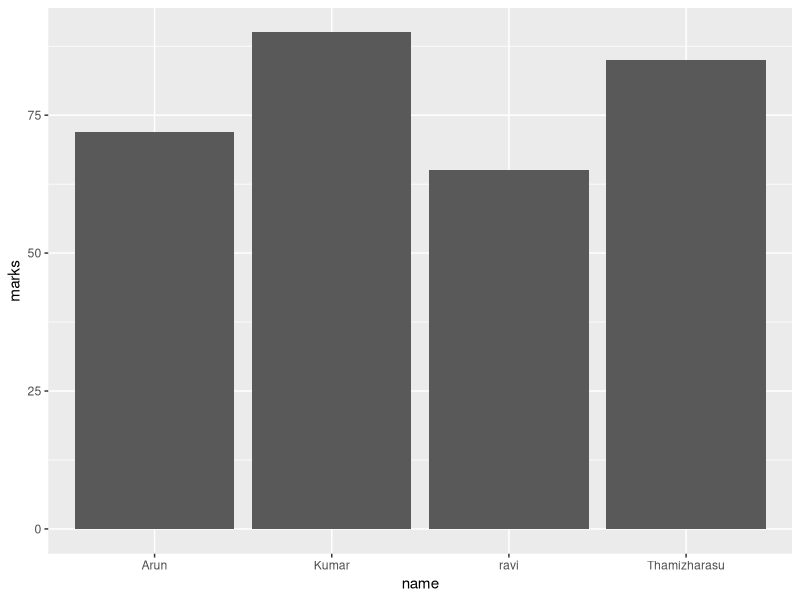

Write R code to recreate this figure.
# R Programming - R Libraries

# install Packages
# install.packages("ggplot2")
# install.packages("dplyr")
# install.packages("tidyr")

# Load R libraries
library(ggplot2)
library(dplyr)
library(tidyr)

# Display message
print("R Libraries Loaded Successfully")

#create sample date 
data = data.frame(
  name = c ("Thamizharasu","Arun","Kumar","ravi"),
  marks = c (85, 72 ,90 , 65)
)

#display data
print(data)

#data manipulation using dplyr
passed_students = filter(data, marks >= 50)

print(passed_students)

# Students scoring above 80 
top_students = filter(data,marks > 80)

print(top_students)

#data visualization using ggplot2
ggplot(data, aes(x =name, y = marks)) + 
  geom_col()

#R package Examples
# ggplot2       - data visulization
# dplyr         - data manipulation
# tidyr         - Data Cleaning And Reshaping
# rmarkdown     _ Reports and Documents
# dbplyr        _ Database Interaction
# plumber       - Web Apis
# flexdashboard _ Interactive Dashboards
